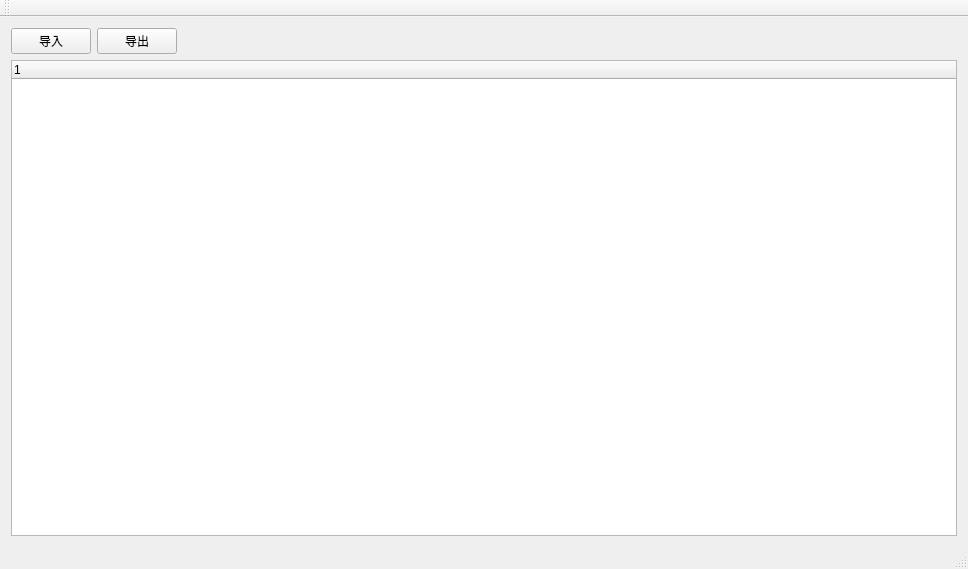
<?xml version="1.0" encoding="UTF-8"?>
<ui version="4.0">
 <class>MainWindow</class>
 <widget class="QMainWindow" name="MainWindow">
  <property name="geometry">
   <rect>
    <x>0</x>
    <y>0</y>
    <width>968</width>
    <height>569</height>
   </rect>
  </property>
  <property name="windowTitle">
   <string>MainWindow</string>
  </property>
  <widget class="QWidget" name="centralWidget">
   <layout class="QVBoxLayout" name="verticalLayout">
    <item>
     <layout class="QHBoxLayout" name="horizontalLayout">
      <item>
       <widget class="QPushButton" name="ptn_import">
        <property name="text">
         <string>导入</string>
        </property>
       </widget>
      </item>
      <item>
       <widget class="QPushButton" name="ptn_export">
        <property name="text">
         <string>导出</string>
        </property>
       </widget>
      </item>
      <item>
       <spacer name="horizontalSpacer">
        <property name="orientation">
         <enum>Qt::Horizontal</enum>
        </property>
        <property name="sizeHint" stdset="0">
         <size>
          <width>40</width>
          <height>20</height>
         </size>
        </property>
       </spacer>
      </item>
     </layout>
    </item>
    <item>
     <widget class="QTreeWidget" name="treeWidget_showinfo">
      <column>
       <property name="text">
        <string notr="true">1</string>
       </property>
      </column>
     </widget>
    </item>
   </layout>
  </widget>
  <widget class="QMenuBar" name="menuBar">
   <property name="geometry">
    <rect>
     <x>0</x>
     <y>0</y>
     <width>968</width>
     <height>23</height>
    </rect>
   </property>
  </widget>
  <widget class="QToolBar" name="mainToolBar">
   <attribute name="toolBarArea">
    <enum>TopToolBarArea</enum>
   </attribute>
   <attribute name="toolBarBreak">
    <bool>false</bool>
   </attribute>
  </widget>
  <widget class="QStatusBar" name="statusBar"/>
 </widget>
 <layoutdefault spacing="6" margin="11"/>
 <resources/>
 <connections/>
</ui>
